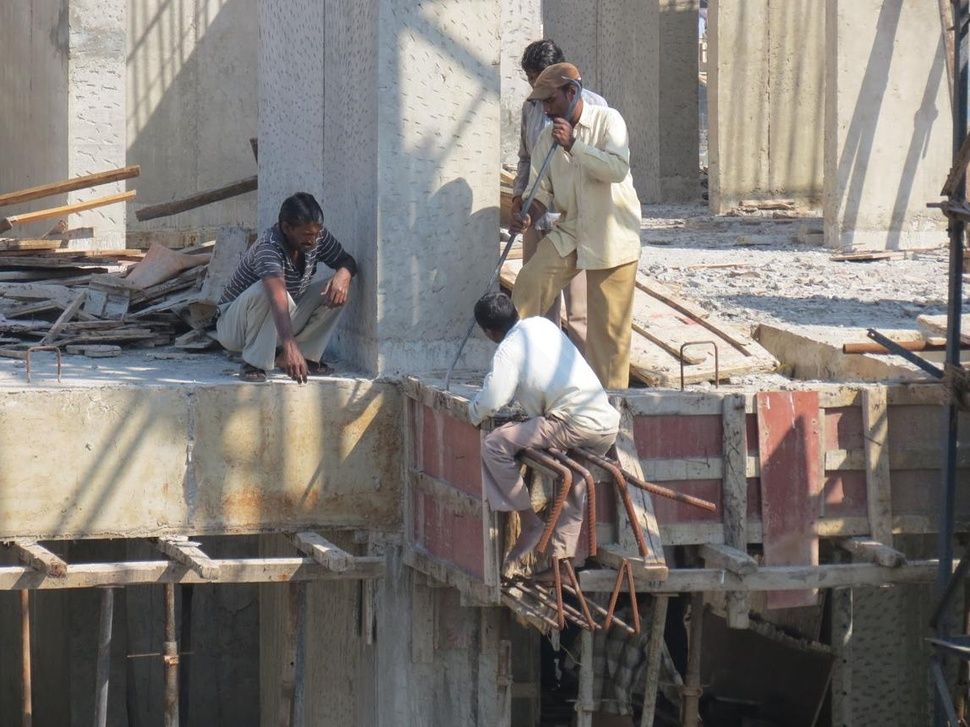
#> input picture src/uploads/023696192d274284874a8dd6b5287848.jfif, 970 x 727 px, shrunk from 1147 x 860 before the run
$ python -i preprocessing.py   (imports and definitions only)
#> lines starting #> are read from the running program, lines starting #| are printed output that depends on the picture
#> further down, picture is the input picture: shape (727, 970, 3); mean B, G, R 116.6, 121.4, 126.8
import cv2


class ImagePreprocessor:
    """
    Module tiền xử lý ảnh cho hệ thống phát hiện PPE.

    Pipeline:
        BGR
        -> LAB
        -> CLAHE trên kênh L
        -> Gaussian Filter
    """

    def __init__(
        self,
        clahe_clip_limit=2.0,
        clahe_grid_size=(8, 8),
        gaussian_kernel=(5, 5),
        gaussian_sigma=0
    ):
        self.clahe_clip_limit = clahe_clip_limit
        self.clahe_grid_size = clahe_grid_size
        self.gaussian_kernel = gaussian_kernel
        self.gaussian_sigma = gaussian_sigma

    def bgr_to_lab(self, image):
        return cv2.cvtColor(
            image,
            cv2.COLOR_BGR2LAB
        )
#> returned value: shape (727, 970, 3); mean of channels 0, 1, 2 128.6, 129.3, 131.3

    def lab_to_bgr(self, image):
        return cv2.cvtColor(
            image,
            cv2.COLOR_LAB2BGR
        )

    def apply_clahe(self, image):
        """
        Cải thiện độ tương phản cục bộ
        thông qua CLAHE trên kênh L của LAB.
        """

        lab = self.bgr_to_lab(image)

        l_channel, a_channel, b_channel = cv2.split(lab)
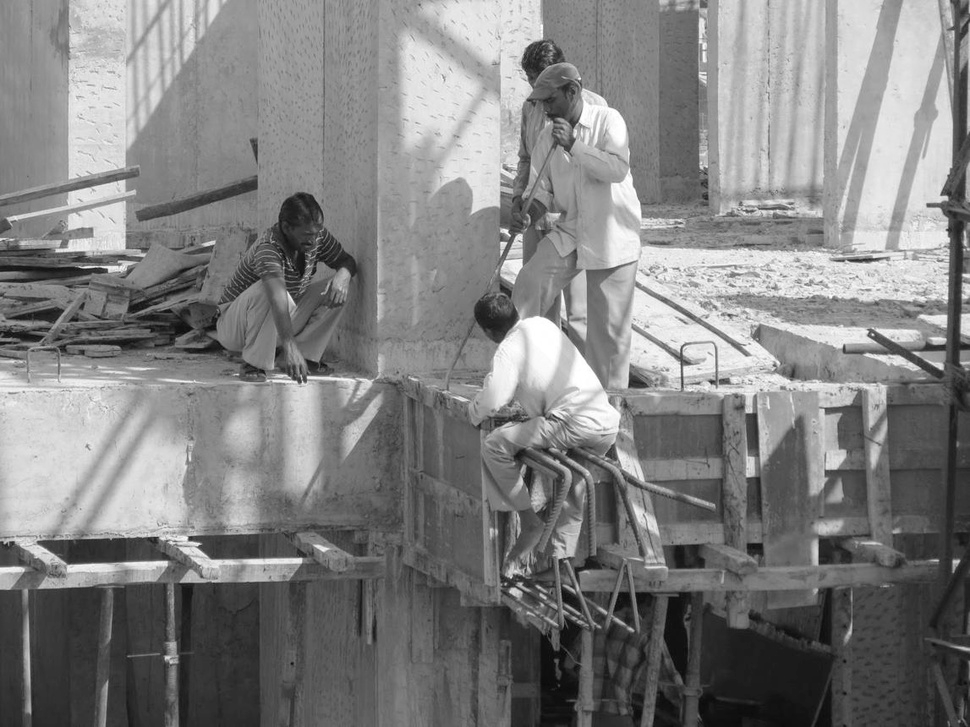
#> l_channel: shape (727, 970); min 5, max 255, mean 128.6
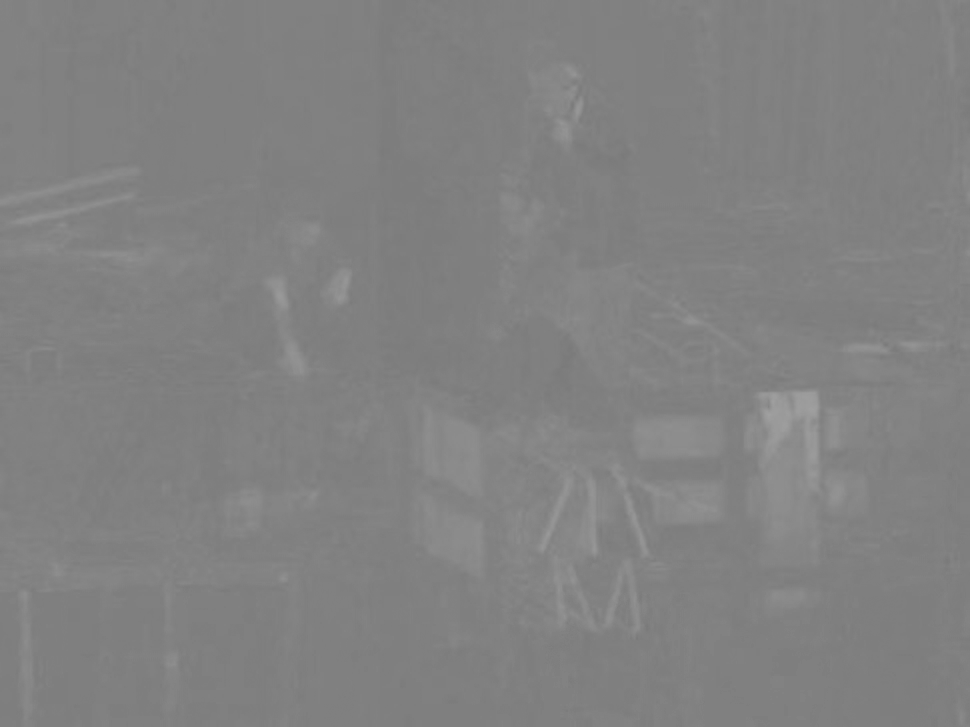
#> a_channel: shape (727, 970); min 121, max 160, mean 129.3

        clahe = cv2.createCLAHE(
            clipLimit=self.clahe_clip_limit,
            tileGridSize=self.clahe_grid_size
        )

        enhanced_l = clahe.apply(l_channel)
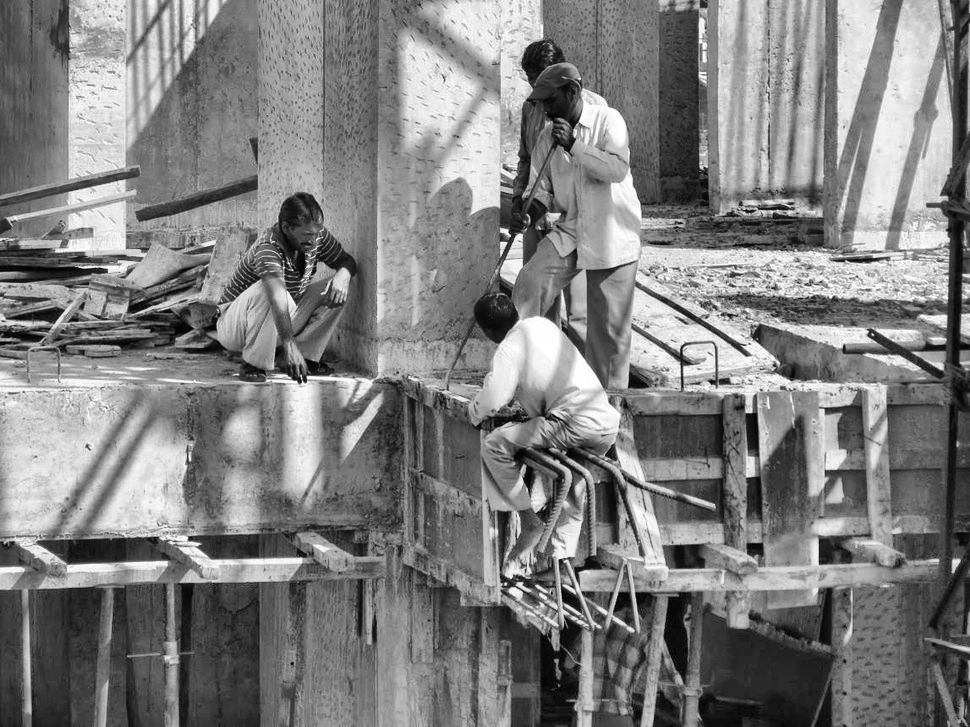
#> enhanced_l: shape (727, 970); min 2, max 255, mean 127.4

        enhanced_lab = cv2.merge(
            (
                enhanced_l,
                a_channel,
                b_channel
            )
        )
#> enhanced_lab: shape (727, 970, 3); mean of channels 0, 1, 2 127.4, 129.3, 131.3

        return self.lab_to_bgr(
            enhanced_lab
        )
#> in lab_to_bgr, `return cv2.cvtColor( image, cv2.COLOR_LAB2BGR )`:
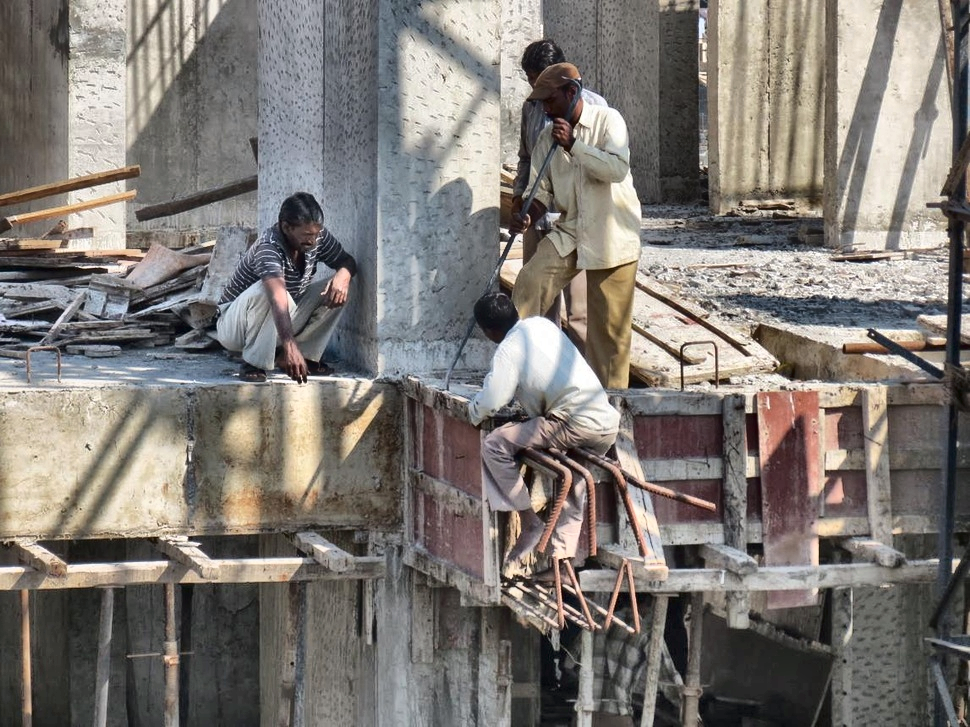
#> returned value: shape (727, 970, 3); mean B, G, R 115.8, 120.6, 125.8

    def apply_gaussian_filter(self, image):
        """
        Gaussian Blur để giảm nhiễu.
        """

        return cv2.GaussianBlur(
            image,
            self.gaussian_kernel,
            self.gaussian_sigma
        )

    def apply_median_filter(self, image):
        """
        Median Filter - có thể sử dụng
        trong các thí nghiệm về nhiễu.
        """

        return cv2.medianBlur(
            image,
            5
        )

    def process(
        self,
        image,
        use_clahe=True,
        use_gaussian=True,
        use_median=False
    ):
        """
        Chạy pipeline tiền xử lý.
        """

        if image is None:
            raise ValueError(
                "Ảnh đầu vào không hợp lệ."
            )

        processed = image.copy()

        if use_clahe:
            processed = self.apply_clahe(
                processed
            )

        if use_gaussian:
            processed = self.apply_gaussian_filter(
                processed
            )

        if use_median:
            processed = self.apply_median_filter(
                processed
            )

        return processed

    def compare(self, image):
        """
        Trả về ảnh gốc và ảnh sau preprocessing.
        """

        processed = self.process(
            image,
            use_clahe=True,
            use_gaussian=True,
            use_median=False
        )

        return image.copy(), processed

>>> import cv2
>>> picture = cv2.imread('../uploads/023696192d274284874a8dd6b5287848.jfif')
>>> result = ImagePreprocessor().process(picture)
